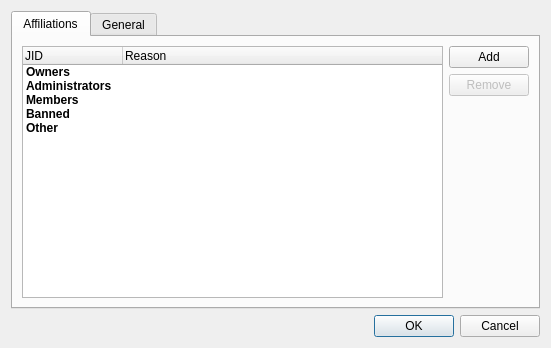
<?xml version="1.0" encoding="UTF-8"?>
<ui version="4.0">
 <class>ConfigureRoom</class>
 <widget class="QDialog" name="ConfigureRoom">
  <property name="geometry">
   <rect>
    <x>0</x>
    <y>0</y>
    <width>551</width>
    <height>348</height>
   </rect>
  </property>
  <property name="windowTitle">
   <string>Configure room</string>
  </property>
  <layout class="QGridLayout" name="gridLayout">
   <item row="0" column="0">
    <widget class="QTabWidget" name="tabWidget">
     <property name="currentIndex">
      <number>0</number>
     </property>
     <widget class="QWidget" name="tab">
      <attribute name="title">
       <string>Affiliations</string>
      </attribute>
      <layout class="QGridLayout" name="gridLayout_2">
       <item row="0" column="0" rowspan="3">
        <widget class="QTreeWidget" name="treeAffiliations">
         <property name="rootIsDecorated">
          <bool>false</bool>
         </property>
         <property name="allColumnsShowFocus">
          <bool>true</bool>
         </property>
         <column>
          <property name="text">
           <string notr="true">JID</string>
          </property>
         </column>
         <column>
          <property name="text">
           <string>Reason</string>
          </property>
         </column>
         <item>
          <property name="text">
           <string>Owners</string>
          </property>
          <property name="font">
           <font>
            <weight>75</weight>
            <bold>true</bold>
           </font>
          </property>
         </item>
         <item>
          <property name="text">
           <string>Administrators</string>
          </property>
          <property name="font">
           <font>
            <weight>75</weight>
            <bold>true</bold>
           </font>
          </property>
         </item>
         <item>
          <property name="text">
           <string>Members</string>
          </property>
          <property name="font">
           <font>
            <weight>75</weight>
            <bold>true</bold>
           </font>
          </property>
         </item>
         <item>
          <property name="text">
           <string>Banned</string>
          </property>
          <property name="font">
           <font>
            <weight>75</weight>
            <bold>true</bold>
           </font>
          </property>
         </item>
         <item>
          <property name="text">
           <string>Other</string>
          </property>
          <property name="font">
           <font>
            <weight>75</weight>
            <bold>true</bold>
           </font>
          </property>
         </item>
        </widget>
       </item>
       <item row="0" column="1">
        <widget class="QPushButton" name="pushAddJid">
         <property name="text">
          <string>Add</string>
         </property>
        </widget>
       </item>
       <item row="1" column="1">
        <widget class="QPushButton" name="pushRemoveJid">
         <property name="enabled">
          <bool>false</bool>
         </property>
         <property name="text">
          <string>Remove</string>
         </property>
        </widget>
       </item>
       <item row="2" column="1">
        <spacer name="verticalSpacer">
         <property name="orientation">
          <enum>Qt::Vertical</enum>
         </property>
         <property name="sizeHint" stdset="0">
          <size>
           <width>20</width>
           <height>196</height>
          </size>
         </property>
        </spacer>
       </item>
      </layout>
     </widget>
     <widget class="QWidget" name="tab_2">
      <attribute name="title">
       <string>General</string>
      </attribute>
     </widget>
    </widget>
   </item>
   <item row="1" column="0">
    <widget class="QDialogButtonBox" name="buttonBox">
     <property name="orientation">
      <enum>Qt::Horizontal</enum>
     </property>
     <property name="standardButtons">
      <set>QDialogButtonBox::Cancel|QDialogButtonBox::Ok</set>
     </property>
    </widget>
   </item>
  </layout>
 </widget>
 <tabstops>
  <tabstop>tabWidget</tabstop>
  <tabstop>treeAffiliations</tabstop>
  <tabstop>pushAddJid</tabstop>
  <tabstop>pushRemoveJid</tabstop>
  <tabstop>buttonBox</tabstop>
 </tabstops>
 <resources/>
 <connections>
  <connection>
   <sender>buttonBox</sender>
   <signal>accepted()</signal>
   <receiver>ConfigureRoom</receiver>
   <slot>accept()</slot>
   <hints>
    <hint type="sourcelabel">
     <x>236</x>
     <y>338</y>
    </hint>
    <hint type="destinationlabel">
     <x>157</x>
     <y>274</y>
    </hint>
   </hints>
  </connection>
  <connection>
   <sender>buttonBox</sender>
   <signal>rejected()</signal>
   <receiver>ConfigureRoom</receiver>
   <slot>reject()</slot>
   <hints>
    <hint type="sourcelabel">
     <x>304</x>
     <y>338</y>
    </hint>
    <hint type="destinationlabel">
     <x>286</x>
     <y>274</y>
    </hint>
   </hints>
  </connection>
  <connection>
   <sender>tabWidget</sender>
   <signal>currentChanged(int)</signal>
   <receiver>ConfigureRoom</receiver>
   <slot>slotCurrentTabChanged(int)</slot>
   <hints>
    <hint type="sourcelabel">
     <x>358</x>
     <y>163</y>
    </hint>
    <hint type="destinationlabel">
     <x>657</x>
     <y>166</y>
    </hint>
   </hints>
  </connection>
  <connection>
   <sender>pushAddJid</sender>
   <signal>clicked()</signal>
   <receiver>ConfigureRoom</receiver>
   <slot>slotAddJid()</slot>
   <hints>
    <hint type="sourcelabel">
     <x>508</x>
     <y>55</y>
    </hint>
    <hint type="destinationlabel">
     <x>587</x>
     <y>55</y>
    </hint>
   </hints>
  </connection>
  <connection>
   <sender>pushRemoveJid</sender>
   <signal>clicked()</signal>
   <receiver>ConfigureRoom</receiver>
   <slot>slotRemoveJid()</slot>
   <hints>
    <hint type="sourcelabel">
     <x>509</x>
     <y>83</y>
    </hint>
    <hint type="destinationlabel">
     <x>588</x>
     <y>83</y>
    </hint>
   </hints>
  </connection>
  <connection>
   <sender>treeAffiliations</sender>
   <signal>currentItemChanged(QTreeWidgetItem*,QTreeWidgetItem*)</signal>
   <receiver>ConfigureRoom</receiver>
   <slot>slotCurrentItemChanged(QTreeWidgetItem*,QTreeWidgetItem*)</slot>
   <hints>
    <hint type="sourcelabel">
     <x>331</x>
     <y>209</y>
    </hint>
    <hint type="destinationlabel">
     <x>641</x>
     <y>221</y>
    </hint>
   </hints>
  </connection>
 </connections>
 <slots>
  <slot>slotCurrentTabChanged(int)</slot>
  <slot>slotAddJid()</slot>
  <slot>slotRemoveJid()</slot>
  <slot>slotCurrentItemChanged(QTreeWidgetItem*,QTreeWidgetItem*)</slot>
 </slots>
</ui>
